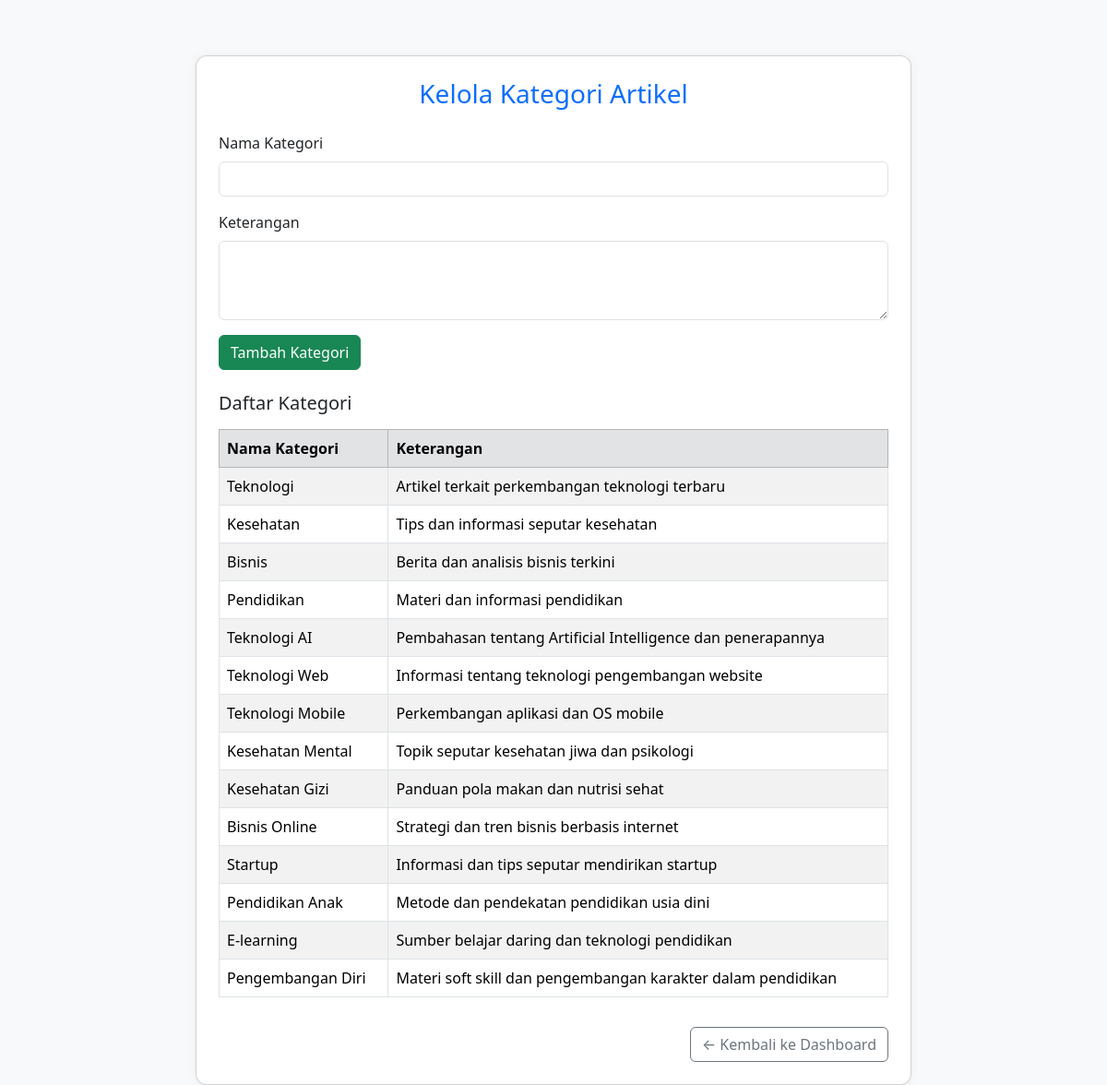
The app's page /kategori.php (signed in) with its own data.
### tables this page shows
CREATE TABLE `kategori` (
  `id_kategori` int(11) NOT NULL,
  `nama_kategori` varchar(100) NOT NULL,
  `keterangan` text DEFAULT NULL
);

### kategori.php (the view, shortened to what this page needs)
<?php
include "koneksi.php";
$kategori = $conn->query("SELECT * FROM kategori");
?>
<!DOCTYPE html>
<html lang="id">
<head>
    <link href="https://cdn.jsdelivr.net/npm/bootstrap@5.3.3/dist/css/bootstrap.min.css" rel="stylesheet">
</head>
<body>
<div class="container">
    <div class="card p-4">
        <h3 class="mb-4 text-primary text-center">Kelola Kategori Artikel</h3>
        <form method="post" class="mb-4">
            <div class="mb-3">
                <label for="nama" class="form-label">Nama Kategori</label>
                <input type="text" class="form-control" id="nama" name="nama" required>
            </div>
            <div class="mb-3">
                <label for="keterangan" class="form-label">Keterangan</label>
                <textarea class="form-control" id="keterangan" name="keterangan" rows="3" required></textarea>
            </div>
            <button type="submit" class="btn btn-success">Tambah Kategori</button>
        </form>
        <h5 class="mb-3">Daftar Kategori</h5>
        <table class="table table-bordered table-striped">
            <thead class="table-secondary">
                <tr>
                    <th>Nama Kategori</th>
                    <th>Keterangan</th>
                </tr>
            </thead>
            <tbody>
                <?php while ($row = $kategori->fetch_assoc()): ?>
                <tr>
                    <td><?= htmlspecialchars($row['nama_kategori']) ?></td>
                    <td><?= htmlspecialchars($row['keterangan']) ?></td>
                </tr>
                <?php endwhile; ?>
            </tbody>
        </table>
        <div class="text-end">
            <a href="dashboard.php" class="btn btn-outline-secondary mt-3">← Kembali ke Dashboard</a>
        </div>
    </div>
</div>
</body>
</html>

### kategori.php (style rules this page uses)
body { background-color: #f8f9fa; }
.container { max-width: 800px; margin-top: 60px; }
.card { border-radius: 12px; box-shadow: 0 0 12px rgba(0, 0, 0, 0.05); }

### records on screen
kategori: nama_kategori "Teknologi", keterangan "Artikel terkait perkembangan teknologi terbaru"
kategori: nama_kategori "Kesehatan", keterangan "Tips dan informasi seputar kesehatan"
kategori: nama_kategori "Bisnis", keterangan "Berita dan analisis bisnis terkini"
kategori: nama_kategori "Pendidikan", keterangan "Materi dan informasi pendidikan"
kategori: nama_kategori "Teknologi AI", keterangan "Pembahasan tentang Artificial Intelligence dan penerapannya"
kategori: nama_kategori "Teknologi Web", keterangan "Informasi tentang teknologi pengembangan website"
kategori: nama_kategori "Teknologi Mobile", keterangan "Perkembangan aplikasi dan OS mobile"
kategori: nama_kategori "Kesehatan Mental", keterangan "Topik seputar kesehatan jiwa dan psikologi"
kategori: nama_kategori "Kesehatan Gizi", keterangan "Panduan pola makan dan nutrisi sehat"
kategori: nama_kategori "Bisnis Online", keterangan "Strategi dan tren bisnis berbasis internet"
kategori: nama_kategori "Startup", keterangan "Informasi dan tips seputar mendirikan startup"
kategori: nama_kategori "Pendidikan Anak", keterangan "Metode dan pendekatan pendidikan usia dini"
kategori: nama_kategori "E-learning", keterangan "Sumber belajar daring dan teknologi pendidikan"
kategori: nama_kategori "Pengembangan Diri", keterangan "Materi soft skill dan pengembangan karakter dalam pendidikan"
